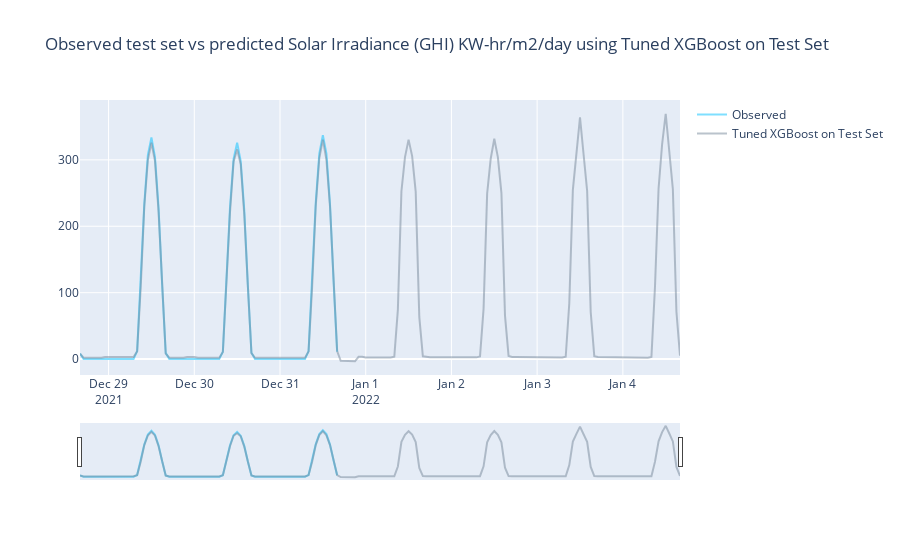

Notebook code cell kept with this figure:
### Code cell
ML.plot_ts_pred(
    og_ts=y, 
    pred_ts=preds_xgb_test, 
    model_name='Tuned XGBoost on Test Set')

### Figure 1 — Plotly figure (JSON) as saved in the notebook; plotly's stock layout.template omitted (floating-point values rounded to 4 significant figures; data arrays with more than 128 entries replaced by an {"elided": "..."} marker saying what was removed)
{"data": [{"line": {"color": "deepskyblue"}, "name": "Observed", "opacity": 0.5, "type": "scatter", "x": {"elided": "169 str values"}, "y": {"elided": "169 float values"}}, {"line": {"color": "lightslategrey"}, "name": "Tuned XGBoost on Test Set", "opacity": 0.5, "type": "scatter", "x": {"elided": "169 str values"}, "y": {"elided": "169 float values"}}], "layout": {"title": {"text": "Observed test set vs predicted Solar Irradiance (GHI) KW-hr/m2/day using Tuned XGBoost on Test Set"}, "xaxis": {"rangeslider": {"visible": true}}}}
